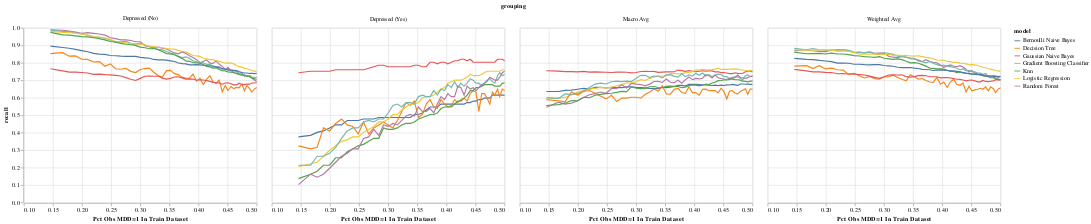

Write notebook code for a chart like this one.
### Code cell
alt.Chart(model_performance_v6).mark_line(
#    point={
#      "filled": False,
#      "fill": "white"
#    }
).encode(
    x = alt.X('y_train_prop', title='Pct Obs MDD=1 In Train Dataset'),
    y = alt.Y('recall', scale=alt.Scale(domain=[0, 1])),
    color='model:N',
).facet(
    facet=alt.Facet('grouping')
)

### Figure 1 — Vega-Lite specification as saved in the notebook (floating-point values rounded to 4 significant figures; data arrays with more than 128 entries replaced by an {"elided": "..."} marker saying what was removed)
{"config": {"view": {"continuousWidth": 400, "continuousHeight": 300}}, "data": {"name": "data-8f06a014285605c3d6a77401d31622ff"}, "facet": {"field": "grouping", "type": "nominal"}, "spec": {"mark": "line", "encoding": {"color": {"field": "model", "type": "nominal"}, "x": {"field": "y_train_prop", "title": "Pct Obs MDD=1 In Train Dataset", "type": "quantitative"}, "y": {"field": "recall", "scale": {"domain": [0, 1]}, "type": "quantitative"}}}, "$schema": "https://vega.github.io/schema/vega-lite/v4.17.0.json", "datasets": {"data-8f06a014285605c3d6a77401d31622ff": {"elided": "1428 records"}}}
